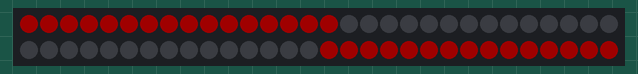
Simulated run of this sketch. Board: Arduino Uno, built with avr-gcc and run on an emulated ATmega328P. On the bench: 60 RGB LEDs in strip order, left to right, continuing on the next row. Dim RGB values are drawn brighter than linear.

Above: at 0.49 s.
At 4.38 s:
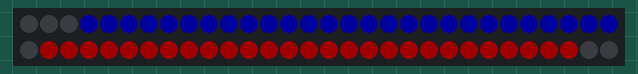
At 8.91 s:
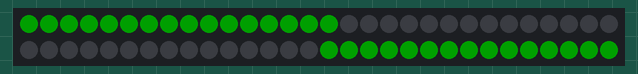
At 20.34 s:
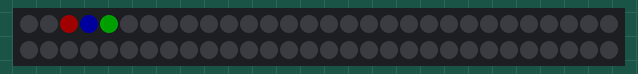
At 29.38 s:
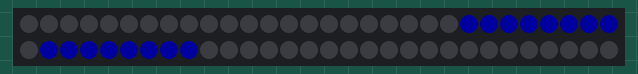
At 39.6 s:
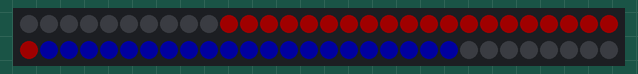

The sketch:

colorplaying.ino
```cpp
#include "FastLED.h"
#define SUM_LEDS 60
#define LED_PIN 6
#define DELAY_STD 10
#define DELAY_TURBO 5
#define BRIGHTNESS_STD 31

CRGBArray<SUM_LEDS> leds;

void setup() {
  FastLED.addLeds<NEOPIXEL, LED_PIN>(leds, SUM_LEDS);
}

void loop() {
  // ########## FIRST ANIMATION ##########
  // OVERWRITE BRIGHTNESS OF COLORS RED, BLUE, GREEN WITH 0
  for(int i = 0; i < SUM_LEDS; i++) {
    leds[i].r = 0;
    leds[i].b = 0;
    leds[i].g = 0;
    FastLED.show();
  }
  // COLOR RED FROM 0 TO 30
  for(int i = 0; i < SUM_LEDS/2; i++) {
    leds[i].r = BRIGHTNESS_STD;
    leds[SUM_LEDS-i].r = BRIGHTNESS_STD;
    FastLED.show();
    delay(DELAY_STD);
  }
  // OVERWRITE BRIGHTNESS OF COLOR RED WITH 0
  for(int i = 0; i < SUM_LEDS/2; i++) {
    leds[i].r = 0;
    leds[SUM_LEDS-i].r = 0;
    FastLED.show();
    delay(DELAY_STD);
  }
  // COLOR BLUE FROM 0 TO 30
  for(int i = 0; i < SUM_LEDS/2; i++) {
    leds[i].b = BRIGHTNESS_STD;
    leds[SUM_LEDS-i].b = BRIGHTNESS_STD;
    FastLED.show();
    delay(DELAY_STD);
  }
  // OVERWRITE BRIGHTNESS OF COLOR BLUE WITH 0
  for(int i = 0; i < SUM_LEDS/2; i++) {
    leds[i].b = 0;
    leds[SUM_LEDS-i].b = 0;
    FastLED.show();
    delay(DELAY_STD);
  }
  // COLOR GREEN FROM 0 TO 30
  for(int i = 0; i < SUM_LEDS/2; i++) {
    leds[i].g = BRIGHTNESS_STD;
    leds[SUM_LEDS-i].g = BRIGHTNESS_STD;
    FastLED.show();
    delay(DELAY_STD);
  }
  // OVERWRITE BRIGHTNESS OF COLOR GREEN WITH 0
  for(int i = 0; i < SUM_LEDS/2; i++) {
    leds[i].g = 0;
    leds[SUM_LEDS-i].g = 0;
    FastLED.show();
    delay(DELAY_STD);
  }

  // ########## SECOND ANIMATION ##########
  // OVERWRITE BRIGHTNESS OF COLORS RED, BLUE, GREEN WITH 0
  for(int i = 0; i < SUM_LEDS; i++) {
    leds[i].r = 0;
    leds[i].b = 0;
    leds[i].g = 0;
    FastLED.show();
  }
  // COLOR RED FROM 0 TO 30 & COLOR BLUE FROM 60 TO 30
  for (int i = 0; i < SUM_LEDS/2; i++) {
    leds[i].r = BRIGHTNESS_STD;
    leds[SUM_LEDS-i].b = BRIGHTNESS_STD;
    FastLED.show();
    delay(DELAY_STD);
  }
  // OVERWRITE BRIGHTNESS OF COLORS RED, BLUE WITH 0
  for(int i = 0; i < SUM_LEDS/2; i++) {
    leds[i].r = 0;
    leds[SUM_LEDS-i].b = 0;
    FastLED.show();
    delay(DELAY_STD);
  }
  // COLOR RED FROM 30 TO 60 & COLOR BLUE FROM 30 TO 0
  for (int i = 0; i < SUM_LEDS/2; i++) {
    leds[31+i].r = BRIGHTNESS_STD;
    leds[30-i].b = BRIGHTNESS_STD;
    FastLED.show();
    delay(DELAY_STD);
  }
  // ----------- SECOND PART OF SECOND ANIMATION -----------
  // OVERWRITE BRIGHTNESS OF COLORS RED, BLUE WITH 0
  for(int i = 0; i < SUM_LEDS; i++) {
    leds[i].r = 0;
    leds[i].b = 0;
    FastLED.show();
  }
  // COLOR RED FROM 60 TO 30 & COLOR BLUE FROM 0 TO 30
  for (int i = 0; i < SUM_LEDS/2; i++) {
    leds[SUM_LEDS-i].r = BRIGHTNESS_STD;
    leds[i].b = BRIGHTNESS_STD;
    FastLED.show();
    delay(DELAY_STD);
  }
  // OVERWRITE BRIGHTNESS OF COLORS RED, BLUE WITH 0
  for(int i = 0; i < SUM_LEDS/2; i++) {
    leds[SUM_LEDS-i].r = 0;
    leds[i].b = 0;
    FastLED.show();
    delay(DELAY_STD);
  }
  // COLOR RED FROM 30 TO 0 & COLOR BLUE FROM 30 TO 60
  for (int i = 0; i < SUM_LEDS/2; i++) {
    leds[30-i].r = BRIGHTNESS_STD;
    leds[31+i].b = BRIGHTNESS_STD;
    FastLED.show();
    delay(DELAY_STD);
  }

  // ########## THIRD ANIMATION ##########
  // OVERWRITE BRIGHTNESS OF COLORS RED, BLUE, GREEN WITH 0
  for(int i = 0; i < SUM_LEDS; i++) {
    leds[i].r = 0;
    leds[i].b = 0;
    leds[i].g = 0;
    FastLED.show();
  }
  // COLOR RED FROM 0 TO 60
  for(int i = 0; i < SUM_LEDS; i++) {
    leds[i].r = BRIGHTNESS_STD;
    FastLED.show();
    FastLED.delay(DELAY_TURBO);
    leds[i].r = 0;
    FastLED.show();
  }
  // COLOR RED, BLUE FROM 60 TO 0
  for(int i = SUM_LEDS; i >= 0; i--) {
    leds[i].r = BRIGHTNESS_STD;
    leds[i+1].b = BRIGHTNESS_STD;
    FastLED.show();
    FastLED.delay(DELAY_TURBO);
    leds[i].r = 0;
    leds[i+1].b = 0;
    FastLED.show();
  }
  // COLOR RED, BLUE, GREEN FROM 0 TO 60
  for(int i = 0; i < SUM_LEDS; i++) {
    leds[i].r = BRIGHTNESS_STD;
    leds[i+1].b = BRIGHTNESS_STD;
    leds[i+2].g = BRIGHTNESS_STD;
    FastLED.show();
    FastLED.delay(DELAY_TURBO);
    leds[i].r = 0;
    leds[i+1].b = 0;
    leds[i+2].g = 0;
    FastLED.show();
  }
}
```
